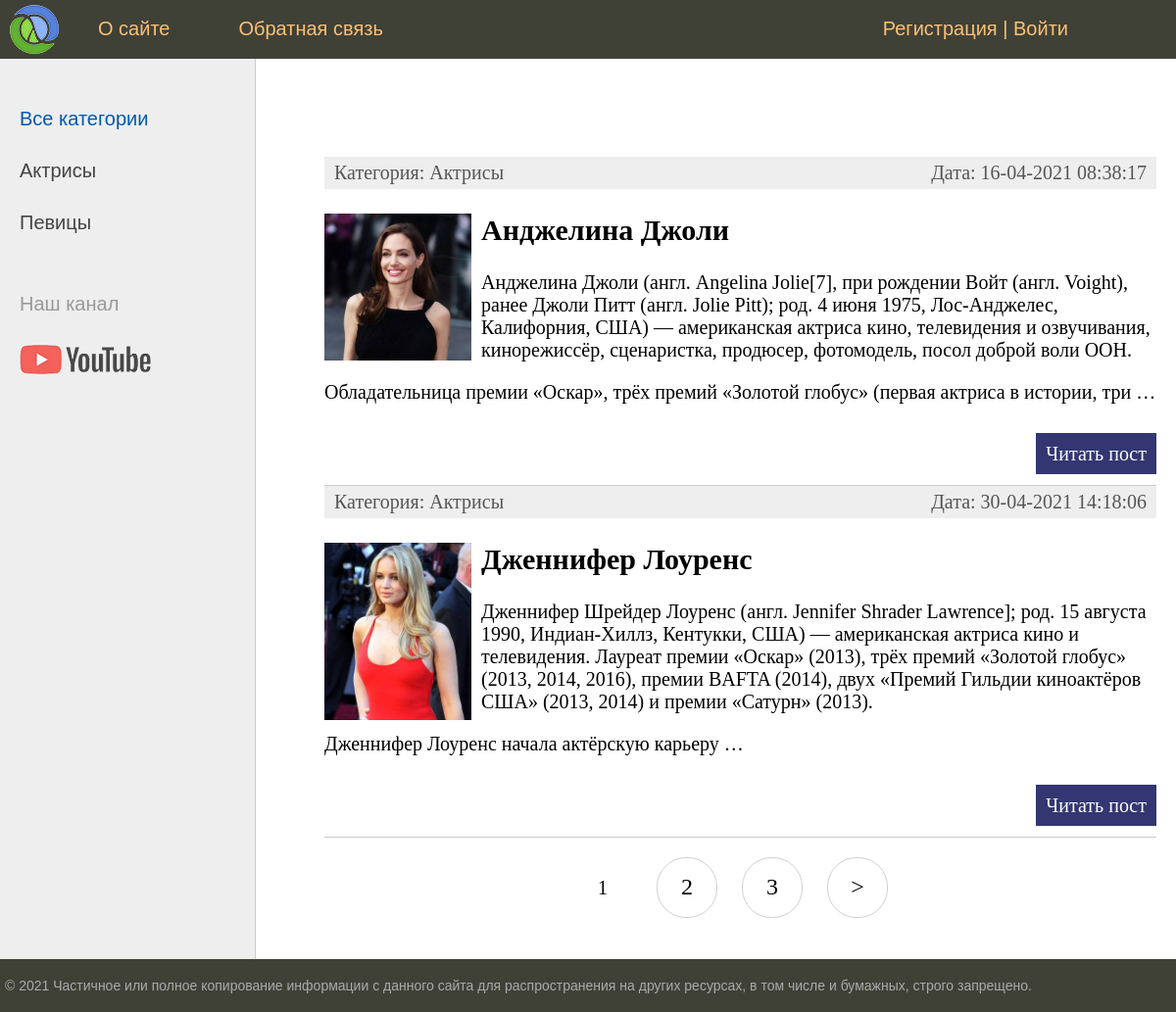
The page / on the database its author committed.
### women/models.py (models this page shows, shortened)
class Category(models.Model):
    name = models.CharField(max_length=100, db_index=True, verbose_name='Категория')
    slug = models.SlugField(max_length=255, unique=True, db_index=True, verbose_name='URL')
    class Meta:
        verbose_name = 'Категории'
        verbose_name_plural = 'Категории'
        ordering = ['id']
    def __str__(self):
        return self.name
    def get_absolute_url(self):
        return reverse('category', kwargs={'cat_slug': self.slug})

class Women(models.Model):
    title = models.CharField(max_length=255, verbose_name='Заголовок')
    slug = models.SlugField(max_length=255, unique=True, db_index=True, verbose_name='URL')
    content = models.TextField(blank=True, verbose_name="Текст статьи")
    photo = models.ImageField(upload_to="photos/%Y/%m/%d/", verbose_name="Фото")
    time_create = models.DateTimeField(auto_now_add=True, verbose_name="Время создания")
    time_update = models.DateTimeField(auto_now=True, verbose_name="Время изменения")
    is_published = models.BooleanField(default=True, verbose_name="Публикация")
    cat = models.ForeignKey('Category', on_delete=models.PROTECT, verbose_name="Категории")
    def get_absolute_url(self):
        return reverse('post', kwargs={'post_slug': self.slug})
    class Meta:
        verbose_name = 'Известные женщины'
        verbose_name_plural = 'Известные женщины'
        ordering = ['id']

### women/views.py (the view)
# urls.py: path('', (WomenHome.as_view()), name='home'),
class WomenHome(DataMixin, ListView):
    model = Women
    template_name = 'women/index.html'
    context_object_name = 'posts'
    def get_context_data(self, *, object_list=None, **kwargs):
        context = super().get_context_data(**kwargs)
        c_def = self.get_user_context(title="Главная страница")
        return dict(list(context.items()) + list(c_def.items()))
    def get_queryset(self):
        return Women.objects.filter(is_published=True).select_related('cat')

### women/utils.py (called while the page is built)
    def get_user_context(self, **kwargs):
        context = kwargs
        cats = cache.get('cats')
        if not cats:
            cats = Category.objects.annotate(Count('women'))
            cache.set('cats', cats, 60)
        user_menu = menu.copy()
        if not self.request.user.is_authenticated:
            user_menu.pop(1)
        context['menu'] = user_menu
        context['cats'] = cats
        if 'cat_selected' not in context:
            context['cat_selected'] = 0
        return context

### women/templates/women/index.html (shortened to what this page needs)
{% extends 'women/base.html' %}
{% block content %}
    <ul class="list-articles">
        {% for p in posts %}
            <div class="article-panel">
                <p class="first">Категория: {{ p.cat }}</p>
                <p class="last">Дата: {{ p.time_update|date:"d-m-Y H:i:s" }}</p>
            </div>
            <li>
                {% if p.photo %}
                    <p><img class="img-article-left thumb" src="{{ p.photo.url }}"></p>
                {% endif %}
                <h2>{{ p.title }}</h2>
                {% autoescape on %}
                    {{ p.content|linebreaks|truncatewords:50 }}
                {% endautoescape %}
                <p class="link-read-post"><a href="{{ p.get_absolute_url }}">Читать пост</a></p>
            </li>
        {% endfor %}
    </ul>
{% endblock %}

### women/templates/women/base.html (shortened to what this page needs)
{% load static %}
{% load women_tags %}
<!DOCTYPE html>
<html>
<head>
    <link type="text/css" href="{% static 'women/css/styles.css' %}" rel="stylesheet"/>
</head>
<body>
<table class="table-page" border=0 cellpadding="0" cellspacing="0">
    <tr>
        <td valign=top>
            {% block mainmenu %}
                <div class="header">
                    <ul id="mainmenu" class="mainmenu">
                        <li class="logo"><a href="{% url 'home' %}">
                            <div class="logo"></div>
                        </a></li>
                        {% for m in menu %}
                            <li><a href="{% url m.url_name %}">{{ m.title }}</a></li>
                        {% endfor %}
                        <li class="last">
                            {% if request.user.is_authenticated %}
                                <li class="last"> {{ user.username }} | <a href="{% url 'logout' %}">Выйти</a></li>
                            {% else %}
                                <li class="last"><a href="{% url 'register' %}">Регистрация</a> | <a
                                        href="{% url 'login' %}">Войти</a></li>
                            {% endif %}
                        </li>
                    </ul>
                </div>
            {% endblock mainmenu %}
            <table class="table-content" border=0 cellpadding="0" cellspacing="0">
                <tr>
                    <td valign="top" class="left-chapters">
                        <ul id="leftchapters">
                            {% if cat_selected == 0 %}
                                <li class="selected">Все категории</li>
                            {% else %}
                                <li><a href="{% url 'home' %}">Все категории</a></li>
                            {% endif %}
                            {% for c in cats %}
                                {% if c.women__count > 0 %}
                                    {% if c.pk == cat_selected %}
                                        <li class="selected">{{ c.name }}</li>
                                    {% else %}
                                        <li><a href="{{ c.get_absolute_url }}">{{ c.name }}</a></li>
                                    {% endif %}
                                {% endif %}
                            {% endfor %}
                            <li class="share">
                                <p>Наш канал</p>
                                <a class="share-yt"
                                   href="https://www.youtube.com/channel/UClJzWfGWuGJL2t-3dYKcHTA/playlists"
                                   target="_blank" rel="nofollow"></a>
                            </li>
                        </ul>
                    </td>
                    <td valign="top" class="content">
                        <div class="content-text">
                            {% block content %}
                            {% endblock %}
                            {% if page_obj.has_other_pages %}
                                <nav class="list-pages">
                                    <ul>
                                        {% for p in paginator.page_range %}
                                            {% if page_obj.number == p %}
                                                <li class="page-num page-num-selected">{{ p }}</li>
                                            {% elif p >= page_obj.number|add:-2 and p <= page_obj.number|add:2 %}
                                                <li class="page-num">
                                                    <a href="?page={{ p }}">{{ p }}</a>
                                                </li>
                                            {% endif %}
                                        {% endfor %}
                                        {% if page_obj.has_next %}
                                            <li class="page-num">
                                                <a href="?page={{ page_obj.next_page_number }}">&gt;</a>
                                            </li>
                                        {% endif %}
                                    </ul>
                                </nav>
                            {% endif %}
                        </div>
                    </td>
                </tr>
            </table>
        </td>
    </tr>
    <tr>
        <td valign=top>
            <div id="footer">
                <p>&copy; 2021 Частичное или полное копирование информации с данного сайта для распространения на других
                    ресурсах, в том числе и бумажных, строго запрещено.</p>
            </div>
        </td>
    </tr>
</table>
</body>
</html>

### women/static/women/css/styles.css (style rules this page uses)
html, body { font-family: 'Arial'; margin: 0; padding: 0; height: 100%; width: 100%; color: #444; }
a { color: #0059b2; text-decoration: none; }
img { max-width: 600px; height: auto; }
img.img-article-left { max-width: 300px; height: auto; float: left; padding: 0 10px 10px 0; }
img.img-article-left.thumb { max-width: 150px; height: auto; }
p.link-read-post { text-align: right; }
p.link-read-post a { padding: 10px; min-width: 100px; background: #333671; color: #fff; text-decoration: none; }
div.article-panel { background: #eee; padding: 5px 10px 5px 10px; box-sizing: border-box; overflow: hidden; color: #555; }
div.article-panel p.first { margin: 0; float: left; }
div.article-panel p.last { margin: 0; float: right; }
ul.list-articles { list-style: none; margin: 0; padding: 0; }
ul.list-articles li { border-bottom: 1px solid #ccc; }
.table-page { width: 100%; height: 100%; vertical-align: top; }
.table-page tr { height: 100%; }
.header { background: #3F4137; height: 60px; }
.logo { background: url('../images/logo.png') no-repeat 10px 5px; width: 70px; height: 60px; }
ul.mainmenu { list-style: none; margin: 0; padding: 0; height: 60px; color: #fdc073; font-size: 20px; overflow: hidden; }
ul.mainmenu li { float: left; margin: 18px 40px 0 30px; }
ul.mainmenu li.logo { margin: 0; }
ul.mainmenu li.last { float: right; }
ul.mainmenu li a { color: #fdc073; text-decoration: none; }
.table-content { width: 100%; min-height: 100%; height: 100%; }
.left-chapters { margin: 0; background: #eee; border-right: 1px solid #ccc; min-height: 100%; }
.left-chapters ul { width: 230px; min-height: 100%; margin: 0; padding: 20px 10px 10px 20px; list-style: none; font-size: 20px; }
.left-chapters ul li { margin: 30px 0 0 0; color: #999; }
.left-chapters ul li.selected { color: #0059b2; }
.left-chapters ul li a { color: #444; text-decoration: none; }
.left-chapters ul li.share { margin: 60px 0 0 0; }
.left-chapters ul li.share p { margin: 30px 0 30px 0; }
.left-chapters ul li.share a { display: inline-block; width: 40px; height: 40px; margin: 0 20px 0 0; }
.left-chapters ul li.share a.share-yt { width: 100%; height: 30px; background: url('../images/share_yt.png') no-repeat 0 0 }
.content { padding: 40px 20px 20px 40px; width: 100%; box-sizing: border-box; }
.content-text { margin: 60px 0 0 30px; color: #000; font-size: 20px; font-family: Yandex Sans Display Light; }
#footer { box-sizing: border-box; background: #3F4137; padding: 5px; color: #aaa; font-size: 14px; font-family: Verdana, Geneva, Arial, Helvetica; text-align: left; overflow: hidden; }
.list-pages { text-align: center; margin: 0 0 20px 0; }
.list-pages ul { margin: 20px 0 0 0; padding: 0; list-style: none; }
.list-pages ul li { display: inline-block; margin: 0 20px 0 0; }
.list-pages a { color: #000; font-size: 24px; text-decoration: none; }
.list-pages .page-num, .page-num-selected { display: inline-block; width: 60px; height: 44px; padding: 16px 0 0 0; border: 1px solid #d0d0d0; border-radius: 30px; }
.list-pages .page-num-selected { border: none; color: #000; font-size: 20px; }

### rows shown on the page
Category: name "Актрисы"
Category: name "Певицы"
Women: cat "Актрисы", time_update "16-04-2021 08:38:17", photo (picture), title "Анджелина Джоли", content "Анджелина Джоли (англ. Angelina Jolie[7], при рождении Войт (англ. Voight), ранее Джоли Питт (англ. Jolie Pitt); род. 4 июня 1975, Лос-Анджелес, Калифорния, США) — американская актриса кино, телевидения и озвучивания, кинорежиссёр, сценаристка, продюсер, фотомодель, посол доброй воли ООН. Обладательница премии «Оскар», трёх премий «Золотой глобус» (первая актриса в истории, три …"
Women: cat "Актрисы", time_update "30-04-2021 14:18:06", photo (picture), title "Дженнифер Лоуренс", content "Дженнифер Шрейдер Лоуренс (англ. Jennifer Shrader Lawrence]; род. 15 августа 1990, Индиан-Хиллз, Кентукки, США) — американская актриса кино и телевидения. Лауреат премии «Оскар» (2013), трёх премий «Золотой глобус» (2013, 2014, 2016), премии BAFTA (2014), двух «Премий Гильдии киноактёров США» (2013, 2014) и премии «Сатурн» (2013). Дженнифер Лоуренс начала актёрскую карьеру …"

### other values the page prints
{{ m.title }} "О сайте" "Обратная связь"
{{ p }} "1"
{{ p }} "2" "3"
